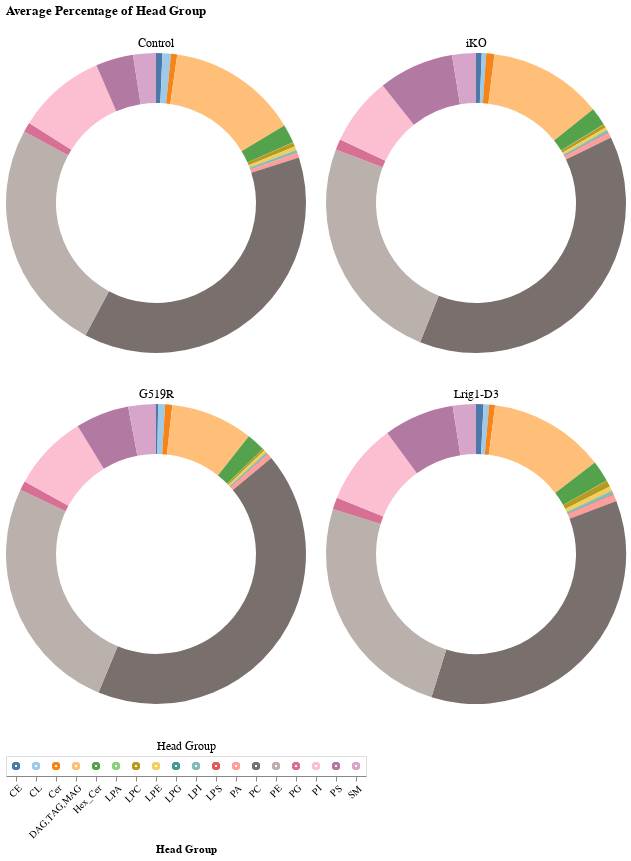

The code cell stored with this chart in its notebook:
### Code cell
chart_list = []

# create selection tool
click = alt.selection_point(fields=['Head Group'])

# create head group legend
heads = alt.Chart(h).mark_point().encode(
    x=alt.X('Head Group').axis(labelAngle=-45),
    color=alt.condition(click, 'Head Group', alt.value('lightgray')),
    ).add_params(click).properties(title={'text':[], 'subtitle':'Head Group'})

for ptn in h['Mutation'].unique():
    source = h[h['Mutation'] == ptn]
    
    donut = alt.Chart(source).mark_arc(innerRadius=100).encode(
        theta='mean(Fraction):Q',
        color=alt.condition(click, 'Head Group', alt.value('lightgray'), scale=alt.Scale(scheme='tableau20'), legend=None),
        opacity = alt.condition(click, alt.value(1), alt.value(0.1)),
        tooltip=['Head Group', 'mean(Fraction)']
    ).add_params(click).properties(
        width=300,
        title={'text':[], 'subtitle':ptn}
    )
    
    chart_list.append(donut)

d = alt.hconcat(*chart_list[:2]) & alt.hconcat(*chart_list[2:]) & heads
d = d.properties(title=alt.Title('Average Percentage of Head Group'))
d.save('graphs/dgat/head_group/Donut_Charts_AllHG.png', ppi=300)
d

### Figure 1 — Vega-Lite specification as saved in the notebook (floating-point values rounded to 4 significant figures; data arrays with more than 128 entries replaced by an {"elided": "..."} marker saying what was removed)
{"config": {"view": {"continuousWidth": 300, "continuousHeight": 300}}, "vconcat": [{"hconcat": [{"data": {"name": "data-3cda1956e1623a665fcf3b4bc852c1cb"}, "mark": {"type": "arc", "innerRadius": 100}, "encoding": {"color": {"condition": {"param": "param_1", "field": "Head Group", "scale": {"scheme": "tableau20"}, "legend": null, "type": "nominal"}, "value": "lightgray"}, "opacity": {"condition": {"param": "param_1", "value": 1}, "value": 0.1}, "theta": {"aggregate": "mean", "field": "Fraction", "type": "quantitative"}, "tooltip": [{"field": "Head Group", "type": "nominal"}, {"aggregate": "mean", "field": "Fraction", "type": "quantitative"}]}, "name": "view_1", "title": {"text": [], "subtitle": "Control"}, "width": 300}, {"data": {"name": "data-90e13a7baab4c4e2736963c7f6039f89"}, "mark": {"type": "arc", "innerRadius": 100}, "encoding": {"color": {"condition": {"param": "param_1", "field": "Head Group", "scale": {"scheme": "tableau20"}, "legend": null, "type": "nominal"}, "value": "lightgray"}, "opacity": {"condition": {"param": "param_1", "value": 1}, "value": 0.1}, "theta": {"aggregate": "mean", "field": "Fraction", "type": "quantitative"}, "tooltip": [{"field": "Head Group", "type": "nominal"}, {"aggregate": "mean", "field": "Fraction", "type": "quantitative"}]}, "name": "view_2", "title": {"text": [], "subtitle": "iKO"}, "width": 300}]}, {"hconcat": [{"data": {"name": "data-81b13b40f23a35c1b5322ca3bbc08277"}, "mark": {"type": "arc", "innerRadius": 100}, "encoding": {"color": {"condition": {"param": "param_1", "field": "Head Group", "scale": {"scheme": "tableau20"}, "legend": null, "type": "nominal"}, "value": "lightgray"}, "opacity": {"condition": {"param": "param_1", "value": 1}, "value": 0.1}, "theta": {"aggregate": "mean", "field": "Fraction", "type": "quantitative"}, "tooltip": [{"field": "Head Group", "type": "nominal"}, {"aggregate": "mean", "field": "Fraction", "type": "quantitative"}]}, "name": "view_3", "title": {"text": [], "subtitle": "G519R"}, "width": 300}, {"data": {"name": "data-7e4d9ce2a512f87d4ec48454e9ce5f95"}, "mark": {"type": "arc", "innerRadius": 100}, "encoding": {"color": {"condition": {"param": "param_1", "field": "Head Group", "scale": {"scheme": "tableau20"}, "legend": null, "type": "nominal"}, "value": "lightgray"}, "opacity": {"condition": {"param": "param_1", "value": 1}, "value": 0.1}, "theta": {"aggregate": "mean", "field": "Fraction", "type": "quantitative"}, "tooltip": [{"field": "Head Group", "type": "nominal"}, {"aggregate": "mean", "field": "Fraction", "type": "quantitative"}]}, "name": "view_4", "title": {"text": [], "subtitle": "Lrig1-D3"}, "width": 300}]}, {"data": {"name": "data-53219328a1472643e7c72a4ac9275713"}, "mark": {"type": "point"}, "encoding": {"color": {"condition": {"param": "param_1", "field": "Head Group"}, "value": "lightgray"}, "x": {"axis": {"labelAngle": -45}, "field": "Head Group", "type": "nominal"}}, "name": "view_5", "title": {"text": [], "subtitle": "Head Group"}}], "params": [{"name": "param_1", "select": {"type": "point", "fields": ["Head Group"]}, "views": ["view_1", "view_2", "view_3", "view_4", "view_5"]}], "title": {"text": "Average Percentage of Head Group"}, "$schema": "https://vega.github.io/schema/vega-lite/v5.17.0.json", "datasets": {"data-3cda1956e1623a665fcf3b4bc852c1cb": [{"Mutation": "Control", "Head Group": "CE", "Fraction": 0.006946}, {"Mutation": "Control", "Head Group": "CE", "Fraction": 0.009492}, {"Mutation": "Control", "Head Group": "CE", "Fraction": 0.01018}, {"Mutation": "Control", "Head Group": "CE", "Fraction": 0.00402}, {"Mutation": "Control", "Head Group": "CE", "Fraction": 0.003725}, {"Mutation": "Control", "Head Group": "CL", "Fraction": 0.01106}, {"Mutation": "Control", "Head Group": "CL", "Fraction": 0.009842}, {"Mutation": "Control", "Head Group": "CL", "Fraction": 0.006619}, {"Mutation": "Control", "Head Group": "CL", "Fraction": 0.009271}, {"Mutation": "Control", "Head Group": "CL", "Fraction": 0.009162}, {"Mutation": "Control", "Head Group": "Cer", "Fraction": 0.002984}, {"Mutation": "Control", "Head Group": "Cer", "Fraction": 0.009073}, {"Mutation": "Control", "Head Group": "Cer", "Fraction": 0.00769}, {"Mutation": "Control", "Head Group": "Cer", "Fraction": 0.007668}, {"Mutation": "Control", "Head Group": "Cer", "Fraction": 0.005565}, {"Mutation": "Control", "Head Group": "DAG,TAG,MAG", "Fraction": 0.1114}, {"Mutation": "Control", "Head Group": "DAG,TAG,MAG", "Fraction": 0.09536}, {"Mutation": "Control", "Head Group": "DAG,TAG,MAG", "Fraction": 0.171}, {"Mutation": "Control", "Head Group": "DAG,TAG,MAG", "Fraction": 0.178}, {"Mutation": "Control", "Head Group": "DAG,TAG,MAG", "Fraction": 0.1485}, {"Mutation": "Control", "Head Group": "Hex_Cer", "Fraction": 0.02081}, {"Mutation": "Control", "Head Group": "Hex_Cer", "Fraction": 0.02284}, {"Mutation": "Control", "Head Group": "Hex_Cer", "Fraction": 0.01916}, {"Mutation": "Control", "Head Group": "Hex_Cer", "Fraction": 0.01899}, {"Mutation": "Control", "Head Group": "Hex_Cer", "Fraction": 0.01906}, {"Mutation": "Control", "Head Group": "LPA", "Fraction": 0.0001258}, {"Mutation": "Control", "Head Group": "LPA", "Fraction": 0.0002699}, {"Mutation": "Control", "Head Group": "LPA", "Fraction": 0.0001613}, {"Mutation": "Control", "Head Group": "LPA", "Fraction": 0.0001277}, {"Mutation": "Control", "Head Group": "LPA", "Fraction": 8.399e-05}, {"Mutation": "Control", "Head Group": "LPC", "Fraction": 0.005244}, {"Mutation": "Control", "Head Group": "LPC", "Fraction": 0.005773}, {"Mutation": "Control", "Head Group": "LPC", "Fraction": 0.00517}, {"Mutation": "Control", "Head Group": "LPC", "Fraction": 0.004123}, {"Mutation": "Control", "Head Group": "LPC", "Fraction": 0.003141}, {"Mutation": "Control", "Head Group": "LPE", "Fraction": 0.003557}, {"Mutation": "Control", "Head Group": "LPE", "Fraction": 0.005278}, {"Mutation": "Control", "Head Group": "LPE", "Fraction": 0.003791}, {"Mutation": "Control", "Head Group": "LPE", "Fraction": 0.003694}, {"Mutation": "Control", "Head Group": "LPE", "Fraction": 0.002987}, {"Mutation": "Control", "Head Group": "LPG", "Fraction": 0.0002505}, {"Mutation": "Control", "Head Group": "LPG", "Fraction": 0.0004245}, {"Mutation": "Control", "Head Group": "LPG", "Fraction": 0.0003693}, {"Mutation": "Control", "Head Group": "LPG", "Fraction": 0.0003146}, {"Mutation": "Control", "Head Group": "LPG", "Fraction": 0.0002691}, {"Mutation": "Control", "Head Group": "LPI", "Fraction": 0.003304}, {"Mutation": "Control", "Head Group": "LPI", "Fraction": 0.003159}, {"Mutation": "Control", "Head Group": "LPI", "Fraction": 0.002939}, {"Mutation": "Control", "Head Group": "LPI", "Fraction": 0.002393}, {"Mutation": "Control", "Head Group": "LPI", "Fraction": 0.002177}, {"Mutation": "Control", "Head Group": "LPS", "Fraction": 0.0002429}, {"Mutation": "Control", "Head Group": "LPS", "Fraction": 0.0005735}, {"Mutation": "Control", "Head Group": "LPS", "Fraction": 0.0002797}, {"Mutation": "Control", "Head Group": "LPS", "Fraction": 0.0003242}, {"Mutation": "Control", "Head Group": "LPS", "Fraction": 0.0003173}, {"Mutation": "Control", "Head Group": "PA", "Fraction": 0.005527}, {"Mutation": "Control", "Head Group": "PA", "Fraction": 0.006836}, {"Mutation": "Control", "Head Group": "PA", "Fraction": 0.004954}, {"Mutation": "Control", "Head Group": "PA", "Fraction": 0.004216}, {"Mutation": "Control", "Head Group": "PA", "Fraction": 0.003743}, {"Mutation": "Control", "Head Group": "PC", "Fraction": 0.3842}, {"Mutation": "Control", "Head Group": "PC", "Fraction": 0.3689}, {"Mutation": "Control", "Head Group": "PC", "Fraction": 0.3639}, {"Mutation": "Control", "Head Group": "PC", "Fraction": 0.3645}, {"Mutation": "Control", "Head Group": "PC", "Fraction": 0.4038}, {"Mutation": "Control", "Head Group": "PE", "Fraction": 0.2596}, {"Mutation": "Control", "Head Group": "PE", "Fraction": 0.2763}, {"Mutation": "Control", "Head Group": "PE", "Fraction": 0.2399}, {"Mutation": "Control", "Head Group": "PE", "Fraction": 0.2464}, {"Mutation": "Control", "Head Group": "PE", "Fraction": 0.2336}, {"Mutation": "Control", "Head Group": "PG", "Fraction": 0.0108}, {"Mutation": "Control", "Head Group": "PG", "Fraction": 0.01109}, {"Mutation": "Control", "Head Group": "PG", "Fraction": 0.01059}, {"Mutation": "Control", "Head Group": "PG", "Fraction": 0.009906}, {"Mutation": "Control", "Head Group": "PG", "Fraction": 0.01001}, {"Mutation": "Control", "Head Group": "PI", "Fraction": 0.1027}, {"Mutation": "Control", "Head Group": "PI", "Fraction": 0.09466}, {"Mutation": "Control", "Head Group": "PI", "Fraction": 0.09096}, {"Mutation": "Control", "Head Group": "PI", "Fraction": 0.08957}, {"Mutation": "Control", "Head Group": "PI", "Fraction": 0.09878}, {"Mutation": "Control", "Head Group": "PS", "Fraction": 0.04291}, {"Mutation": "Control", "Head Group": "PS", "Fraction": 0.05289}, {"Mutation": "Control", "Head Group": "PS", "Fraction": 0.03711}, {"Mutation": "Control", "Head Group": "PS", "Fraction": 0.03491}, {"Mutation": "Control", "Head Group": "PS", "Fraction": 0.0347}, {"Mutation": "Control", "Head Group": "SM", "Fraction": 0.02825}, {"Mutation": "Control", "Head Group": "SM", "Fraction": 0.02721}, {"Mutation": "Control", "Head Group": "SM", "Fraction": 0.02529}, {"Mutation": "Control", "Head Group": "SM", "Fraction": 0.02161}, {"Mutation": "Control", "Head Group": "SM", "Fraction": 0.0204}], "data-90e13a7baab4c4e2736963c7f6039f89": [{"Mutation": "iKO", "Head Group": "CE", "Fraction": 0.007533}, {"Mutation": "iKO", "Head Group": "CE", "Fraction": 0.005789}, {"Mutation": "iKO", "Head Group": "CE", "Fraction": 0.002648}, {"Mutation": "iKO", "Head Group": "CE", "Fraction": 0.003108}, {"Mutation": "iKO", "Head Group": "CE", "Fraction": 0.008212}, {"Mutation": "iKO", "Head Group": "CE", "Fraction": 0.009307}, {"Mutation": "iKO", "Head Group": "CL", "Fraction": 0.00464}, {"Mutation": "iKO", "Head Group": "CL", "Fraction": 0.004837}, {"Mutation": "iKO", "Head Group": "CL", "Fraction": 0.003369}, {"Mutation": "iKO", "Head Group": "CL", "Fraction": 0.005141}, {"Mutation": "iKO", "Head Group": "CL", "Fraction": 0.005068}, {"Mutation": "iKO", "Head Group": "CL", "Fraction": 0.005732}, {"Mutation": "iKO", "Head Group": "Cer", "Fraction": 0.01114}, {"Mutation": "iKO", "Head Group": "Cer", "Fraction": 0.008958}, {"Mutation": "iKO", "Head Group": "Cer", "Fraction": 0.004582}, {"Mutation": "iKO", "Head Group": "Cer", "Fraction": 0.00947}, {"Mutation": "iKO", "Head Group": "Cer", "Fraction": 0.008778}, {"Mutation": "iKO", "Head Group": "Cer", "Fraction": 0.009941}, {"Mutation": "iKO", "Head Group": "DAG,TAG,MAG", "Fraction": 0.1119}, {"Mutation": "iKO", "Head Group": "DAG,TAG,MAG", "Fraction": 0.188}, {"Mutation": "iKO", "Head Group": "DAG,TAG,MAG", "Fraction": 0.1806}, {"Mutation": "iKO", "Head Group": "DAG,TAG,MAG", "Fraction": 0.1034}, {"Mutation": "iKO", "Head Group": "DAG,TAG,MAG", "Fraction": 0.09473}, {"Mutation": "iKO", "Head Group": "DAG,TAG,MAG", "Fraction": 0.05895}, {"Mutation": "iKO", "Head Group": "Hex_Cer", "Fraction": 0.01858}, {"Mutation": "iKO", "Head Group": "Hex_Cer", "Fraction": 0.01934}, {"Mutation": "iKO", "Head Group": "Hex_Cer", "Fraction": 0.01422}, {"Mutation": "iKO", "Head Group": "Hex_Cer", "Fraction": 0.01894}, {"Mutation": "iKO", "Head Group": "Hex_Cer", "Fraction": 0.02642}, {"Mutation": "iKO", "Head Group": "Hex_Cer", "Fraction": 0.01958}, {"Mutation": "iKO", "Head Group": "LPA", "Fraction": 0.0003064}, {"Mutation": "iKO", "Head Group": "LPA", "Fraction": 0.0002179}, {"Mutation": "iKO", "Head Group": "LPA", "Fraction": 0.0001204}, {"Mutation": "iKO", "Head Group": "LPA", "Fraction": 0.0002116}, {"Mutation": "iKO", "Head Group": "LPA", "Fraction": 0.0002897}, {"Mutation": "iKO", "Head Group": "LPA", "Fraction": 0.0002089}, {"Mutation": "iKO", "Head Group": "LPC", "Fraction": 0.00612}, {"Mutation": "iKO", "Head Group": "LPC", "Fraction": 0.004258}, {"Mutation": "iKO", "Head Group": "LPC", "Fraction": 0.001662}, {"Mutation": "iKO", "Head Group": "LPC", "Fraction": 0.002421}, {"Mutation": "iKO", "Head Group": "LPC", "Fraction": 0.003719}, {"Mutation": "iKO", "Head Group": "LPC", "Fraction": 0.004495}, {"Mutation": "iKO", "Head Group": "LPE", "Fraction": 0.003832}, {"Mutation": "iKO", "Head Group": "LPE", "Fraction": 0.003185}, {"Mutation": "iKO", "Head Group": "LPE", "Fraction": 0.002096}, {"Mutation": "iKO", "Head Group": "LPE", "Fraction": 0.002543}, {"Mutation": "iKO", "Head Group": "LPE", "Fraction": 0.003283}, {"Mutation": "iKO", "Head Group": "LPE", "Fraction": 0.003476}, {"Mutation": "iKO", "Head Group": "LPG", "Fraction": 0.0004579}, {"Mutation": "iKO", "Head Group": "LPG", "Fraction": 0.0005012}, {"Mutation": "iKO", "Head Group": "LPG", "Fraction": 0.0001644}, {"Mutation": "iKO", "Head Group": "LPG", "Fraction": 0.0003316}, {"Mutation": "iKO", "Head Group": "LPG", "Fraction": 0.0003566}, {"Mutation": "iKO", "Head Group": "LPG", "Fraction": 0.0003473}, {"Mutation": "iKO", "Head Group": "LPI", "Fraction": 0.003797}, {"Mutation": "iKO", "Head Group": "LPI", "Fraction": 0.003209}, {"Mutation": "iKO", "Head Group": "LPI", "Fraction": 0.001561}, {"Mutation": "iKO", "Head Group": "LPI", "Fraction": 0.002089}, {"Mutation": "iKO", "Head Group": "LPI", "Fraction": 0.002583}, {"Mutation": "iKO", "Head Group": "LPI", "Fraction": 0.00282}, {"Mutation": "iKO", "Head Group": "LPS", "Fraction": 0.000626}, {"Mutation": "iKO", "Head Group": "LPS", "Fraction": 0.0005222}, {"Mutation": "iKO", "Head Group": "LPS", "Fraction": 0.0004548}, {"Mutation": "iKO", "Head Group": "LPS", "Fraction": 0.0005532}, {"Mutation": "iKO", "Head Group": "LPS", "Fraction": 0.0009502}, {"Mutation": "iKO", "Head Group": "LPS", "Fraction": 0.0005445}, {"Mutation": "iKO", "Head Group": "PA", "Fraction": 0.006015}, {"Mutation": "iKO", "Head Group": "PA", "Fraction": 0.003986}, {"Mutation": "iKO", "Head Group": "PA", "Fraction": 0.004116}, {"Mutation": "iKO", "Head Group": "PA", "Fraction": 0.005394}, {"Mutation": "iKO", "Head Group": "PA", "Fraction": 0.007024}, {"Mutation": "iKO", "Head Group": "PA", "Fraction": 0.005241}, {"Mutation": "iKO", "Head Group": "PC", "Fraction": 0.389}, {"Mutation": "iKO", "Head Group": "PC", "Fraction": 0.3981}, {"Mutation": "iKO", "Head Group": "PC", "Fraction": 0.2863}, {"Mutation": "iKO", "Head Group": "PC", "Fraction": 0.4118}, {"Mutation": "iKO", "Head Group": "PC", "Fraction": 0.3969}, {"Mutation": "iKO", "Head Group": "PC", "Fraction": 0.4138}, {"Mutation": "iKO", "Head Group": "PE", "Fraction": 0.24}, {"Mutation": "iKO", "Head Group": "PE", "Fraction": 0.1834}, {"Mutation": "iKO", "Head Group": "PE", "Fraction": 0.2797}, {"Mutation": "iKO", "Head Group": "PE", "Fraction": 0.2528}, {"Mutation": "iKO", "Head Group": "PE", "Fraction": 0.2604}, {"Mutation": "iKO", "Head Group": "PE", "Fraction": 0.2668}, {"Mutation": "iKO", "Head Group": "PG", "Fraction": 0.01269}, {"Mutation": "iKO", "Head Group": "PG", "Fraction": 0.01305}, {"Mutation": "iKO", "Head Group": "PG", "Fraction": 0.009543}, {"Mutation": "iKO", "Head Group": "PG", "Fraction": 0.0101}, {"Mutation": "iKO", "Head Group": "PG", "Fraction": 0.01103}, {"Mutation": "iKO", "Head Group": "PG", "Fraction": 0.01305}, {"Mutation": "iKO", "Head Group": "PI", "Fraction": 0.08211}, {"Mutation": "iKO", "Head Group": "PI", "Fraction": 0.06142}, {"Mutation": "iKO", "Head Group": "PI", "Fraction": 0.0614}, {"Mutation": "iKO", "Head Group": "PI", "Fraction": 0.07912}, {"Mutation": "iKO", "Head Group": "PI", "Fraction": 0.07804}, {"Mutation": "iKO", "Head Group": "PI", "Fraction": 0.08001}, {"Mutation": "iKO", "Head Group": "PS", "Fraction": 0.07806}, {"Mutation": "iKO", "Head Group": "PS", "Fraction": 0.0801}, {"Mutation": "iKO", "Head Group": "PS", "Fraction": 0.1095}, {"Mutation": "iKO", "Head Group": "PS", "Fraction": 0.06918}, {"Mutation": "iKO", "Head Group": "PS", "Fraction": 0.07058}, {"Mutation": "iKO", "Head Group": "PS", "Fraction": 0.07954}, {"Mutation": "iKO", "Head Group": "SM", "Fraction": 0.02315}, {"Mutation": "iKO", "Head Group": "SM", "Fraction": 0.02119}, {"Mutation": "iKO", "Head Group": "SM", "Fraction": 0.03798}, {"Mutation": "iKO", "Head Group": "SM", "Fraction": 0.02343}, {"Mutation": "iKO", "Head Group": "SM", "Fraction": 0.02157}, {"Mutation": "iKO", "Head Group": "SM", "Fraction": 0.02616}], "data-81b13b40f23a35c1b5322ca3bbc08277": [{"Mutation": "G519R", "Head Group": "CE", "Fraction": 0.003447}, {"Mutation": "G519R", "Head Group": "CE", "Fraction": 0.001186}, {"Mutation": "G519R", "Head Group": "CE", "Fraction": 0.002121}, {"Mutation": "G519R", "Head Group": "CE", "Fraction": 0.001372}, {"Mutation": "G519R", "Head Group": "CE", "Fraction": 0.00314}, {"Mutation": "G519R", "Head Group": "CL", "Fraction": 0.007374}, {"Mutation": "G519R", "Head Group": "CL", "Fraction": 0.009687}, {"Mutation": "G519R", "Head Group": "CL", "Fraction": 0.009758}, {"Mutation": "G519R", "Head Group": "CL", "Fraction": 0.004784}, {"Mutation": "G519R", "Head Group": "CL", "Fraction": 0.005899}, {"Mutation": "G519R", "Head Group": "Cer", "Fraction": 0.007265}, {"Mutation": "G519R", "Head Group": "Cer", "Fraction": 0.005473}, {"Mutation": "G519R", "Head Group": "Cer", "Fraction": 0.01184}, {"Mutation": "G519R", "Head Group": "Cer", "Fraction": 0.004534}, {"Mutation": "G519R", "Head Group": "Cer", "Fraction": 0.009071}, {"Mutation": "G519R", "Head Group": "DAG,TAG,MAG", "Fraction": 0.07039}, {"Mutation": "G519R", "Head Group": "DAG,TAG,MAG", "Fraction": 0.07611}, {"Mutation": "G519R", "Head Group": "DAG,TAG,MAG", "Fraction": 0.07229}, {"Mutation": "G519R", "Head Group": "DAG,TAG,MAG", "Fraction": 0.1567}, {"Mutation": "G519R", "Head Group": "DAG,TAG,MAG", "Fraction": 0.06879}, {"Mutation": "G519R", "Head Group": "Hex_Cer", "Fraction": 0.02159}, {"Mutation": "G519R", "Head Group": "Hex_Cer", "Fraction": 0.02118}, {"Mutation": "G519R", "Head Group": "Hex_Cer", "Fraction": 0.01986}, {"Mutation": "G519R", "Head Group": "Hex_Cer", "Fraction": 0.01788}, {"Mutation": "G519R", "Head Group": "Hex_Cer", "Fraction": 0.01902}, {"Mutation": "G519R", "Head Group": "LPA", "Fraction": 0.0002055}, {"Mutation": "G519R", "Head Group": "LPA", "Fraction": 0.0001652}, {"Mutation": "G519R", "Head Group": "LPA", "Fraction": 8.629e-05}, {"Mutation": "G519R", "Head Group": "LPA", "Fraction": 0.0001441}, {"Mutation": "G519R", "Head Group": "LPA", "Fraction": 0.0002252}, {"Mutation": "G519R", "Head Group": "LPC", "Fraction": 0.002632}, {"Mutation": "G519R", "Head Group": "LPC", "Fraction": 0.001975}, {"Mutation": "G519R", "Head Group": "LPC", "Fraction": 0.002384}, {"Mutation": "G519R", "Head Group": "LPC", "Fraction": 0.00146}, {"Mutation": "G519R", "Head Group": "LPC", "Fraction": 0.002778}, {"Mutation": "G519R", "Head Group": "LPE", "Fraction": 0.002686}, {"Mutation": "G519R", "Head Group": "LPE", "Fraction": 0.002693}, {"Mutation": "G519R", "Head Group": "LPE", "Fraction": 0.00372}, {"Mutation": "G519R", "Head Group": "LPE", "Fraction": 0.002201}, {"Mutation": "G519R", "Head Group": "LPE", "Fraction": 0.003132}, {"Mutation": "G519R", "Head Group": "LPG", "Fraction": 0.0004055}, {"Mutation": "G519R", "Head Group": "LPG", "Fraction": 0.0002037}, {"Mutation": "G519R", "Head Group": "LPG", "Fraction": 0.0001434}, {"Mutation": "G519R", "Head Group": "LPG", "Fraction": 0.0001432}, {"Mutation": "G519R", "Head Group": "LPG", "Fraction": 0.0003412}, {"Mutation": "G519R", "Head Group": "LPI", "Fraction": 0.001914}, {"Mutation": "G519R", "Head Group": "LPI", "Fraction": 0.00187}, {"Mutation": "G519R", "Head Group": "LPI", "Fraction": 0.001971}, {"Mutation": "G519R", "Head Group": "LPI", "Fraction": 0.002017}, {"Mutation": "G519R", "Head Group": "LPI", "Fraction": 0.002396}, {"Mutation": "G519R", "Head Group": "LPS", "Fraction": 0.0007787}, {"Mutation": "G519R", "Head Group": "LPS", "Fraction": 0.0005271}, {"Mutation": "G519R", "Head Group": "LPS", "Fraction": 0.000463}, {"Mutation": "G519R", "Head Group": "LPS", "Fraction": 0.0005399}, {"Mutation": "G519R", "Head Group": "LPS", "Fraction": 0.0008557}, {"Mutation": "G519R", "Head Group": "PA", "Fraction": 0.006538}, {"Mutation": "G519R", "Head Group": "PA", "Fraction": 0.004873}, {"Mutation": "G519R", "Head Group": "PA", "Fraction": 0.003997}, {"Mutation": "G519R", "Head Group": "PA", "Fraction": 0.00441}, {"Mutation": "G519R", "Head Group": "PA", "Fraction": 0.006162}, {"Mutation": "G519R", "Head Group": "PC", "Fraction": 0.4576}, {"Mutation": "G519R", "Head Group": "PC", "Fraction": 0.4315}, {"Mutation": "G519R", "Head Group": "PC", "Fraction": 0.4022}, {"Mutation": "G519R", "Head Group": "PC", "Fraction": 0.4089}, {"Mutation": "G519R", "Head Group": "PC", "Fraction": 0.415}, {"Mutation": "G519R", "Head Group": "PE", "Fraction": 0.2596}, {"Mutation": "G519R", "Head Group": "PE", "Fraction": 0.2568}, {"Mutation": "G519R", "Head Group": "PE", "Fraction": 0.2871}, {"Mutation": "G519R", "Head Group": "PE", "Fraction": 0.2283}, {"Mutation": "G519R", "Head Group": "PE", "Fraction": 0.2568}, {"Mutation": "G519R", "Head Group": "PG", "Fraction": 0.009083}, {"Mutation": "G519R", "Head Group": "PG", "Fraction": 0.009606}, {"Mutation": "G519R", "Head Group": "PG", "Fraction": 0.01141}, {"Mutation": "G519R", "Head Group": "PG", "Fraction": 0.00757}, {"Mutation": "G519R", "Head Group": "PG", "Fraction": 0.01233}, {"Mutation": "G519R", "Head Group": "PI", "Fraction": 0.083}, {"Mutation": "G519R", "Head Group": "PI", "Fraction": 0.08297}, {"Mutation": "G519R", "Head Group": "PI", "Fraction": 0.08901}, {"Mutation": "G519R", "Head Group": "PI", "Fraction": 0.07774}, {"Mutation": "G519R", "Head Group": "PI", "Fraction": 0.07867}, {"Mutation": "G519R", "Head Group": "PS", "Fraction": 0.0474}, {"Mutation": "G519R", "Head Group": "PS", "Fraction": 0.06001}, {"Mutation": "G519R", "Head Group": "PS", "Fraction": 0.0495}, {"Mutation": "G519R", "Head Group": "PS", "Fraction": 0.04937}, {"Mutation": "G519R", "Head Group": "PS", "Fraction": 0.08168}, {"Mutation": "G519R", "Head Group": "SM", "Fraction": 0.01817}, {"Mutation": "G519R", "Head Group": "SM", "Fraction": 0.03319}, {"Mutation": "G519R", "Head Group": "SM", "Fraction": 0.03211}, {"Mutation": "G519R", "Head Group": "SM", "Fraction": 0.03185}, {"Mutation": "G519R", "Head Group": "SM", "Fraction": 0.0337}], "data-7e4d9ce2a512f87d4ec48454e9ce5f95": [{"Mutation": "Lrig1-D3", "Head Group": "CE", "Fraction": 0.01087}, {"Mutation": "Lrig1-D3", "Head Group": "CE", "Fraction": 0.003821}, {"Mutation": "Lrig1-D3", "Head Group": "CE", "Fraction": 0.01203}, {"Mutation": "Lrig1-D3", "Head Group": "CE", "Fraction": 0.005516}, {"Mutation": "Lrig1-D3", "Head Group": "CL", "Fraction": 0.008413}, {"Mutation": "Lrig1-D3", "Head Group": "CL", "Fraction": 0.004055}, {"Mutation": "Lrig1-D3", "Head Group": "CL", "Fraction": 0.00668}, {"Mutation": "Lrig1-D3", "Head Group": "CL", "Fraction": 0.004576}, {"Mutation": "Lrig1-D3", "Head Group": "Cer", "Fraction": 0.005679}, {"Mutation": "Lrig1-D3", "Head Group": "Cer", "Fraction": 0.0066}, {"Mutation": "Lrig1-D3", "Head Group": "Cer", "Fraction": 0.006086}, {"Mutation": "Lrig1-D3", "Head Group": "Cer", "Fraction": 0.007129}, {"Mutation": "Lrig1-D3", "Head Group": "DAG,TAG,MAG", "Fraction": 0.1861}, {"Mutation": "Lrig1-D3", "Head Group": "DAG,TAG,MAG", "Fraction": 0.07172}, {"Mutation": "Lrig1-D3", "Head Group": "DAG,TAG,MAG", "Fraction": 0.1475}, {"Mutation": "Lrig1-D3", "Head Group": "DAG,TAG,MAG", "Fraction": 0.09563}, {"Mutation": "Lrig1-D3", "Head Group": "Hex_Cer", "Fraction": 0.02577}, {"Mutation": "Lrig1-D3", "Head Group": "Hex_Cer", "Fraction": 0.01646}, {"Mutation": "Lrig1-D3", "Head Group": "Hex_Cer", "Fraction": 0.02891}, {"Mutation": "Lrig1-D3", "Head Group": "Hex_Cer", "Fraction": 0.0199}, {"Mutation": "Lrig1-D3", "Head Group": "LPA", "Fraction": 0.0002352}, {"Mutation": "Lrig1-D3", "Head Group": "LPA", "Fraction": 0.0003082}, {"Mutation": "Lrig1-D3", "Head Group": "LPA", "Fraction": 0.000279}, {"Mutation": "Lrig1-D3", "Head Group": "LPA", "Fraction": 0.000257}, {"Mutation": "Lrig1-D3", "Head Group": "LPC", "Fraction": 0.005647}, {"Mutation": "Lrig1-D3", "Head Group": "LPC", "Fraction": 0.01385}, {"Mutation": "Lrig1-D3", "Head Group": "LPC", "Fraction": 0.005096}, {"Mutation": "Lrig1-D3", "Head Group": "LPC", "Fraction": 0.003562}, {"Mutation": "Lrig1-D3", "Head Group": "LPE", "Fraction": 0.004371}, {"Mutation": "Lrig1-D3", "Head Group": "LPE", "Fraction": 0.009498}, {"Mutation": "Lrig1-D3", "Head Group": "LPE", "Fraction": 0.003665}, {"Mutation": "Lrig1-D3", "Head Group": "LPE", "Fraction": 0.003156}, {"Mutation": "Lrig1-D3", "Head Group": "LPG", "Fraction": 0.0004284}, {"Mutation": "Lrig1-D3", "Head Group": "LPG", "Fraction": 0.0004352}, {"Mutation": "Lrig1-D3", "Head Group": "LPG", "Fraction": 0.0004898}, {"Mutation": "Lrig1-D3", "Head Group": "LPG", "Fraction": 0.0006837}, {"Mutation": "Lrig1-D3", "Head Group": "LPI", "Fraction": 0.002883}, {"Mutation": "Lrig1-D3", "Head Group": "LPI", "Fraction": 0.004685}, {"Mutation": "Lrig1-D3", "Head Group": "LPI", "Fraction": 0.00229}, {"Mutation": "Lrig1-D3", "Head Group": "LPI", "Fraction": 0.00317}, {"Mutation": "Lrig1-D3", "Head Group": "LPS", "Fraction": 0.0005252}, {"Mutation": "Lrig1-D3", "Head Group": "LPS", "Fraction": 0.001038}, {"Mutation": "Lrig1-D3", "Head Group": "LPS", "Fraction": 0.0007999}, {"Mutation": "Lrig1-D3", "Head Group": "LPS", "Fraction": 0.0003213}, {"Mutation": "Lrig1-D3", "Head Group": "PA", "Fraction": 0.006722}, {"Mutation": "Lrig1-D3", "Head Group": "PA", "Fraction": 0.009247}, {"Mutation": "Lrig1-D3", "Head Group": "PA", "Fraction": 0.008188}, {"Mutation": "Lrig1-D3", "Head Group": "PA", "Fraction": 0.005034}, {"Mutation": "Lrig1-D3", "Head Group": "PC", "Fraction": 0.3459}, {"Mutation": "Lrig1-D3", "Head Group": "PC", "Fraction": 0.3371}, {"Mutation": "Lrig1-D3", "Head Group": "PC", "Fraction": 0.3584}, {"Mutation": "Lrig1-D3", "Head Group": "PC", "Fraction": 0.3803}, {"Mutation": "Lrig1-D3", "Head Group": "PE", "Fraction": 0.2372}, {"Mutation": "Lrig1-D3", "Head Group": "PE", "Fraction": 0.2734}, {"Mutation": "Lrig1-D3", "Head Group": "PE", "Fraction": 0.2455}, {"Mutation": "Lrig1-D3", "Head Group": "PE", "Fraction": 0.2457}, {"Mutation": "Lrig1-D3", "Head Group": "PG", "Fraction": 0.01021}, {"Mutation": "Lrig1-D3", "Head Group": "PG", "Fraction": 0.01658}, {"Mutation": "Lrig1-D3", "Head Group": "PG", "Fraction": 0.009051}, {"Mutation": "Lrig1-D3", "Head Group": "PG", "Fraction": 0.01511}, {"Mutation": "Lrig1-D3", "Head Group": "PI", "Fraction": 0.08553}, {"Mutation": "Lrig1-D3", "Head Group": "PI", "Fraction": 0.08189}, {"Mutation": "Lrig1-D3", "Head Group": "PI", "Fraction": 0.0823}, {"Mutation": "Lrig1-D3", "Head Group": "PI", "Fraction": 0.1026}, {"Mutation": "Lrig1-D3", "Head Group": "PS", "Fraction": 0.04728}, {"Mutation": "Lrig1-D3", "Head Group": "PS", "Fraction": 0.1149}, {"Mutation": "Lrig1-D3", "Head Group": "PS", "Fraction": 0.06488}, {"Mutation": "Lrig1-D3", "Head Group": "PS", "Fraction": 0.07594}, {"Mutation": "Lrig1-D3", "Head Group": "SM", "Fraction": 0.01615}, {"Mutation": "Lrig1-D3", "Head Group": "SM", "Fraction": 0.03434}, {"Mutation": "Lrig1-D3", "Head Group": "SM", "Fraction": 0.01783}, {"Mutation": "Lrig1-D3", "Head Group": "SM", "Fraction": 0.03146}], "data-53219328a1472643e7c72a4ac9275713": {"elided": "360 records"}}}
